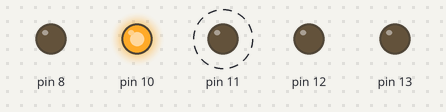
A sketch run on a simulated Arduino Uno, built with avr-gcc and run on an emulated ATmega328P. On the bench: output pins drawn as LEDs (lit = HIGH). Dashed ring = blinking.

Above: at 0.15 s.
At 2.25 s:
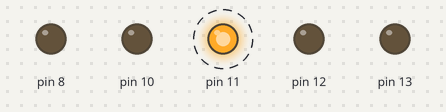
Timing chart, 0 to 3.0 s (numbered marks = the images above):
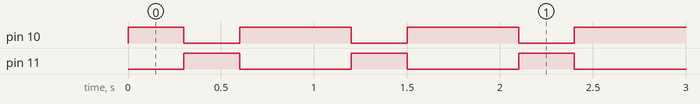

The sketch:

fourth.ino
```cpp
void setup() {
  // initialize digital pin 13 as an output.
  pinMode(13, OUTPUT);
    pinMode(10, OUTPUT);
    pinMode(11, OUTPUT);
    pinMode(8, OUTPUT);
    pinMode(12, OUTPUT);

//12 IS THE BRIGHT FLASHY LIGHT!
//2:34 Montauk – Bayside
}

// the loop function runs over and over again forever
void loop() {
    digitalWrite(10, HIGH);
    delay(300);
    digitalWrite(10,LOW);

    digitalWrite(11, HIGH);
    delay(300);
    digitalWrite(11,LOW);

    digitalWrite(10, HIGH);
    delay(300);
    digitalWrite(10, LOW);


}
```

Measured:
- by itself, pin 10: repeats every 0.90 s: LOW 0.30 s, HIGH 0.60 s
- by itself, pin 11: alternates HIGH for 0.30 s and LOW for 0.60 s
- by itself, everything shown: repeats every 0.90 s, in 4 steps
